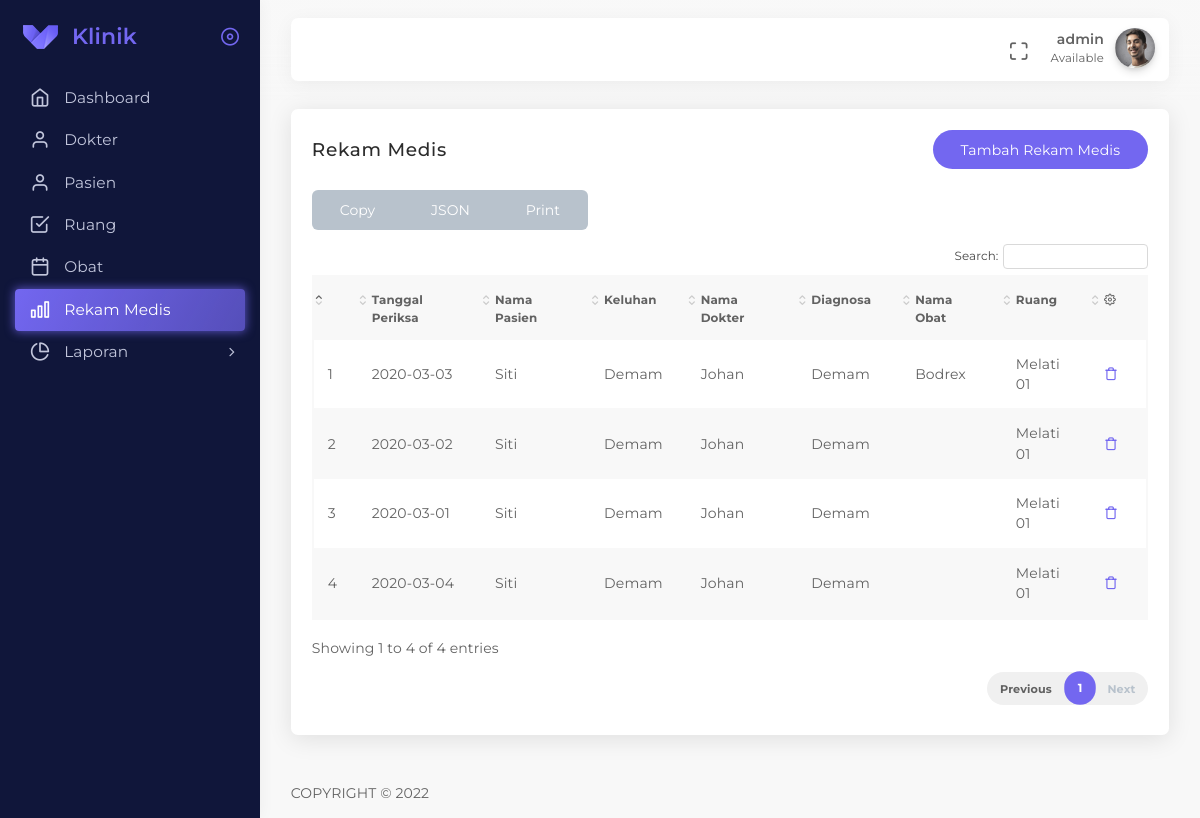
Screenshot of /app/templates/layout.php?page=rekam-medis (signed in) with the database file from the repository.
### tables this page shows
CREATE TABLE IF NOT EXISTS `rekam_medis` (
`id` int(11) NOT NULL,
  `pasien_id` int(11) NOT NULL,
  `dokter_id` int(11) NOT NULL,
  `ruang_id` int(11) NOT NULL,
  `keluhan` text NOT NULL,
  `diagnosa` text NOT NULL,
  `tanggal` date NOT NULL,
  `created_at` datetime DEFAULT CURRENT_TIMESTAMP,
  `updated_at` datetime DEFAULT NULL,
  `deleted_at` datetime DEFAULT NULL,
  `created_by` int(11) DEFAULT NULL,
  `updated_by` int(11) DEFAULT NULL,
  `deleted_by` int(11) DEFAULT NULL
);

CREATE TABLE IF NOT EXISTS `pasien` (
`id` int(11) NOT NULL,
  `nomor_identitas` varchar(30) DEFAULT NULL,
  `nama_pasien` varchar(128) NOT NULL,
  `jenis_kelamin` char(1) DEFAULT NULL,
  `alamat` text NOT NULL,
  `telephone` varchar(16) DEFAULT NULL,
  `created_at` datetime DEFAULT CURRENT_TIMESTAMP,
  `updated_at` datetime DEFAULT NULL,
  `deleted_at` datetime DEFAULT NULL,
  `created_by` int(11) DEFAULT NULL,
  `updated_by` int(11) DEFAULT NULL,
  `deleted_by` int(11) DEFAULT NULL
);

CREATE TABLE IF NOT EXISTS `dokter` (
`id` int(11) NOT NULL,
  `nama_dokter` varchar(128) NOT NULL,
  `alamat` text,
  `telephone` varchar(16) NOT NULL,
  `spesialis` text NOT NULL,
  `created_at` datetime DEFAULT CURRENT_TIMESTAMP,
  `updated_at` datetime DEFAULT NULL,
  `deleted_at` datetime DEFAULT NULL,
  `created_by` int(11) DEFAULT NULL,
  `updated_by` int(11) DEFAULT NULL,
  `deleted_by` int(11) DEFAULT NULL
);

CREATE TABLE IF NOT EXISTS `rm_obat` (
`id` int(11) NOT NULL,
  `obat_id` int(11) NOT NULL,
  `rm_id` int(11) NOT NULL
);

CREATE TABLE IF NOT EXISTS `obat` (
`id` int(11) NOT NULL,
  `nama_obat` varchar(128) NOT NULL,
  `keterangan` text,
  `created_at` datetime DEFAULT CURRENT_TIMESTAMP,
  `updated_at` datetime DEFAULT NULL,
  `deleted_at` datetime DEFAULT NULL,
  `created_by` int(11) DEFAULT NULL,
  `updated_by` int(11) DEFAULT NULL,
  `deleted_by` int(11) DEFAULT NULL
);

CREATE TABLE IF NOT EXISTS `ruang` (
`id` int(11) NOT NULL,
  `nama_ruang` varchar(128) NOT NULL,
  `keterangan` text,
  `created_at` datetime DEFAULT CURRENT_TIMESTAMP,
  `updated_at` datetime DEFAULT NULL,
  `deleted_at` datetime DEFAULT NULL,
  `created_by` int(11) DEFAULT NULL,
  `updated_by` int(11) DEFAULT NULL,
  `deleted_by` int(11) NOT NULL
);

### app/functions/function.php (called while the page is built)
<?php
function is_active($menu = '')
{
  if (isset($_GET['page'])) {
    if ($_GET['page'] === $menu || $_GET['page'] === 'tambah-' . $menu || $_GET['page'] === 'edit-' . $menu) {
      return  'active';
    }
  } else {
    if ($menu === '') {
      return 'active';
    }
  }
}

### app/functions/MY_model.php (called while the page is built, shortened)
<?php
$conn = mysqli_connect('localhost', 'root', '', 'test_klinik');
function get($query)
{
  global $conn;
  $query = mysqli_query($conn, $query);
  $rows = [];
  while ($row = mysqli_fetch_assoc($query)) {
    $rows[] = $row;
  }
  return $rows;
}

### app/rekam-medis/views/index.php (the view, shortened to what this page needs)
<?php
require_once 'app/functions/MY_model.php';
$rekam_medis = get("SELECT *, rm.id as rm_id FROM rekam_medis rm
                    INNER JOIN pasien ON rm.pasien_id = pasien.id
                    INNER JOIN dokter ON rm.dokter_id = dokter.id
                    INNER JOIN ruang ON rm.ruang_id = ruang.id");
$no = 1;
?>
<section id="column-selectors">
  <div class="row">
    <div class="col-12">
      <div class="card">
        <div class="card-header">
          <h4 class="card-title">Rekam Medis</h4>
          <a href="?page=tambah-rekam-medis" class="btn btn-primary round waves-effect waves-light">
            Tambah Rekam Medis
          </a>
        </div>
        <div class="card-content">
          <div class="card-body card-dashboard">
            <div class="table-responsive">
              <table class="table table-striped dataex-html5-selectors">
                <thead>
                  <tr>
                    <th></th>
                    <th>Tanggal Periksa</th>
                    <th>Nama Pasien</th>
                    <th>Keluhan</th>
                    <th>Nama Dokter</th>
                    <th>Diagnosa</th>
                    <th>Nama Obat</th>
                    <th>Ruang</th>
                    <th>
                      <i class="feather icon-settings"></i>
                    </th>
                  </tr>
                </thead>
                <tbody>
                  <?php foreach ($rekam_medis as $rm) : ?>
                    <tr>
                      <td><?= $no++ ?></td>
                      <td><?= $rm['tanggal']; ?></td>
                      <td><?= $rm['nama_pasien']; ?></td>
                      <td><?= $rm['keluhan']; ?></td>
                      <td><?= $rm['nama_dokter']; ?></td>
                      <td><?= $rm['diagnosa']; ?></td>
                      <td>
                        <?php
                        $obats = mysqli_query($conn, "SELECT * FROM rm_obat JOIN obat ON rm_obat.obat_id = obat.id WHERE rm_id = '$rm[rm_id]'") or die(mysqli_error($conn));
                        while ($obat = mysqli_fetch_assoc($obats)) {
                          echo $obat['nama_obat'] . '<br>';
                        }
                        ?>
                      </td>
                      <td><?= $rm['nama_ruang']; ?></td>
                      <td>
                        <a href="?page=hapus-rekam-medis&id=<?= $rm['rm_id']; ?>" class="btn-hapus"><i class="feather icon-trash"></i></a>
                      </td>
                    </tr>
                  <?php endforeach; ?>
                </tbody>
              </table>
            </div>
          </div>
        </div>
      </div>
    </div>
  </div>
</section>

### app/templates/layout.php (shortened to what this page needs)
<?php
require_once 'app/functions/function.php';
?>
<!DOCTYPE html>
<html class="loading" lang="en" data-textdirection="ltr">
<head>
  <link rel="stylesheet" type="text/css" href="assets/vendors/css/vendors.min.css">
  <?php require_once 'style.php'; ?>
</head>
<body class="vertical-layout vertical-menu-modern semi-dark-layout 2-columns  navbar-floating footer-static  " data-open="click" data-menu="vertical-menu-modern" data-col="2-columns" data-layout="semi-dark-layout">
  <?php require_once 'sidebar.php' ?>
  <div class="app-content content">
    <?php require_once 'topbar.php'; ?>
    <div class="content-wrapper">
      <div class="content-body">
        <?php require_once 'content.php'; ?>
      </div>
    </div>
  </div>
  <div class="drag-target"></div>
  <?php require_once 'footer.php'; ?>
</body>
</html>

### app/templates/style.php (shortened to what this page needs)
<link rel="stylesheet" type="text/css" href="assets/vendors/css/forms/select/select2.min.css">
<link rel="stylesheet" type="text/css" href="assets/vendors/css/tables/datatable/datatables.min.css">
<link rel="stylesheet" type="text/css" href="assets/vendors/css/tables/datatable/select.dataTables.min.css">
<link rel="stylesheet" type="text/css" href="assets/vendors/css/extensions/sweetalert2.min.css">
<link rel="stylesheet" type="text/css" href="assets/vendors/css/charts/apexcharts.css">
<link rel="stylesheet" type="text/css" href="assets/vendors/css/extensions/tether-theme-arrows.css">
<link rel="stylesheet" type="text/css" href="assets/vendors/css/extensions/tether.min.css">
<link rel="stylesheet" type="text/css" href="assets/vendors/css/extensions/shepherd-theme-default.css">
<link rel="stylesheet" type="text/css" href="assets/css/bootstrap.css">
<link rel="stylesheet" type="text/css" href="assets/css/bootstrap-extended.css">
<link rel="stylesheet" type="text/css" href="assets/css/colors.css">
<link rel="stylesheet" type="text/css" href="assets/css/components.css">
<link rel="stylesheet" type="text/css" href="assets/css/themes/dark-layout.css">
<link rel="stylesheet" type="text/css" href="assets/css/themes/semi-dark-layout.css">
<link rel="stylesheet" type="text/css" href="assets/css/core/menu/menu-types/vertical-menu.css">
<link rel="stylesheet" type="text/css" href="assets/css/core/colors/palette-gradient.css">
<link rel="stylesheet" type="text/css" href="assets/css/style.css">

### app/templates/sidebar.php (shortened to what this page needs)
<div class="main-menu menu-fixed menu-dark menu-accordion menu-shadow" data-scroll-to-active="true">
  <div class="navbar-header">
    <ul class="nav navbar-nav flex-row">
      <li class="nav-item mr-auto"><a class="navbar-brand" href="html/ltr/vertical-menu-template-semi-dark/index.html">
          <div class="brand-logo"></div>
          <h2 class="brand-text mb-0">Klinik</h2>
        </a></li>
      <li class="nav-item nav-toggle"><a class="nav-link modern-nav-toggle pr-0" data-toggle="collapse"><i class="feather icon-x d-block d-xl-none font-medium-4 primary toggle-icon"></i><i class="toggle-icon feather icon-disc font-medium-4 d-none d-xl-block collapse-toggle-icon primary" data-ticon="icon-disc"></i></a></li>
    </ul>
  </div>
  <div class="main-menu-content">
    <ul class="navigation navigation-main" id="main-menu-navigation" data-menu="menu-navigation">
      <li class="<?php echo is_active(''); ?> nav-item">
        <a href="index.php"><i class="feather icon-home"></i><span class="menu-title" data-i18n="Dashboard">Dashboard</span></a>
      </li>
      <li class="<?php echo is_active('dokter'); ?> nav-item">
        <a href="?page=dokter">
          <i class="feather icon-user"></i><span class="menu-title" data-i18n="Dokter">Dokter</span>
        </a>
      </li>
      <li class="<?php echo is_active('pasien'); ?> nav-item"><a href="?page=pasien"><i class="feather icon-user"></i><span class="menu-title" data-i18n="Pasien">Pasien</span></a>
      </li>
      <li class="<?php echo is_active('ruang'); ?> nav-item"><a href="?page=ruang"><i class="feather icon-check-square"></i><span class="menu-title" data-i18n="Ruang">Ruang</span></a>
      </li>
      <li class="<?php echo is_active('obat'); ?> nav-item"><a href="?page=obat"><i class="feather icon-calendar"></i><span class="menu-title" data-i18n="Obat">Obat</span></a>
      </li>
      <li class="<?php echo is_active('rekam-medis'); ?> nav-item"><a href="?page=rekam-medis"><i class="feather icon-bar-chart"></i><span class="menu-title" data-i18n="Rekam Medis">Rekam Medis</span></a>
      <li class="nav-item"><a href="javascript:;"><i class="feather icon-pie-chart"></i><span class="menu-title" data-i18n="Laporan">Laporan</span></a>
      </li>
    </ul>
  </div>
</div>

### app/templates/topbar.php (shortened to what this page needs)
<nav class="header-navbar navbar-expand-lg navbar navbar-with-menu floating-nav navbar-light navbar-shadow">
  <div class="navbar-wrapper">
    <div class="navbar-container content">
      <div class="navbar-collapse" id="navbar-mobile">
        <ul class="nav navbar-nav float-right">
          <li class="nav-item d-none d-lg-block"><a class="nav-link nav-link-expand"><i class="ficon feather icon-maximize"></i></a></li>
          <li class="dropdown dropdown-user nav-item"><a class="dropdown-toggle nav-link dropdown-user-link" href="#" data-toggle="dropdown">
              <div class="user-nav d-sm-flex d-none"><span class="user-name text-bold-600"><?php echo $_SESSION['user']['username']; ?></span><span class="user-status">Available</span></div><span><img class="round" src="assets/images/portrait/small/avatar-s-11.png" alt="avatar" height="40" width="40" /></span>
            </a>
          </li>
        </ul>
      </div>
    </div>
  </div>
</nav>

### app/templates/content.php (shortened to what this page needs)
<?php
if (isset($_GET['page'])) {
	switch ($_GET['page']) {
		case 'rekam-medis':
			require_once 'app/rekam-medis/views/index.php';
			break;
	}
} else {
	require_once 'app/dashboard/views/index.php';
}

### app/templates/footer.php (shortened to what this page needs)
<footer class="footer footer-static footer-light">
  <p class="clearfix blue-grey lighten-2 mb-0"><span class="float-md-left d-block d-md-inline-block mt-25">COPYRIGHT &copy; <?php echo date('Y') ?></span>
  </p>
</footer>

### assets/css/themes/semi-dark-layout.css (style rules this page uses)
body.semi-dark-layout .main-menu { background-color: #10163a; }
body.semi-dark-layout .main-menu-content .navigation-main { background-color: #10163a; }
body.semi-dark-layout .main-menu-content .navigation-main .nav-item i { color: #c2c6dc; }
body.semi-dark-layout .main-menu-content .navigation-main .nav-item a:after, body.semi-dark-layout .main-menu-content .navigation-main .nav-item a { color: #c2c6dc; }
body.semi-dark-layout .main-menu-content .navigation-main .active .menu-title, body.semi-dark-layout .main-menu-content .navigation-main .active i { color: #fff; }

### assets/css/core/menu/menu-types/vertical-menu.css (style rules this page uses)
body.vertical-layout.vertical-menu-modern .main-menu .navigation > li > a > i { font-size: 1.2rem; float: left; margin-right: 1rem; }
body.vertical-layout.vertical-menu-modern .toggle-icon { margin-right: .425rem; }
body.vertical-layout.vertical-menu-modern .main-menu { -webkit-transition: .4s cubic-bezier(.25, .8, .25, 1); -moz-transition: .4s cubic-bezier(.25, .8, .25, 1); -o-transition: .4s cubic-bezier(.25, .8, .25, 1); transition: .4s cubic-bezier(.25, .8, .25, 1); -webkit-transform: translate3d(0, 0, 0); -moz-transform: translate3d(0, 0, 0); transform: translate3d(0, 0, 0); -webkit-backface-visibility: hidden; -moz-backface-visibility: hidden; backface-visibility: hidden; }
body.vertical-layout.vertical-menu-modern.menu-expanded .main-menu { width: 260px; }
body.vertical-layout.vertical-menu-modern.menu-expanded .main-menu .navigation > li > a > i { float: left; margin-right: 1rem; }
body.vertical-layout.vertical-menu-modern.menu-expanded .main-menu .navigation > li > a > i:before { font-size: 1.429rem; }
body.vertical-layout.vertical-menu-modern.menu-expanded .main-menu .navigation > li > a > span { -webkit-animation: .3s cubic-bezier(.25, .8, .25, 1) 0s normal forwards 1 fadein; -moz-animation: .3s cubic-bezier(.25, .8, .25, 1) 0s normal forwards 1 fadein; -o-animation: .3s cubic-bezier(.25, .8, .25, 1) 0s normal forwards 1 fadein; animation: .3s cubic-bezier(.25, .8, .25, 1) 0s normal forwards 1 fadein; }
body.vertical-layout.vertical-menu-modern.menu-expanded .main-menu .navigation li.has-sub > a:not(.mm-next):after { font-family: 'FontAwesome'; font-size: 1.1rem; position: absolute; top: 10px; right: 25px; display: inline-block; content: '\f105'; transition: -webkit-transform .2s ease-in-out; -webkit-transform: rotate(0deg); -moz-transform: rotate(0deg); -ms-transform: rotate(0deg); -o-transform: rotate(0deg); transform: rotate(0deg); }
body.vertical-layout.vertical-menu-modern.menu-expanded .footer { margin-left: 260px; }
@media (min-width: 992px) { body.vertical-layout.vertical-menu-modern .main-menu { width: 260px; } }
@media (min-width: 992px) { body.vertical-layout.vertical-menu-modern .footer { margin-left: 260px; } }

### rows the page displays
rekam_medis: tanggal "2020-03-03", pasien.nama_pasien "Siti", keluhan "Demam", dokter.nama_dokter "Johan", diagnosa "Demam", ruang.nama_ruang "Melati 01"
rm_obat: obat.nama_obat "Bodrex"
rekam_medis: tanggal "2020-03-02", pasien.nama_pasien "Siti", keluhan "Demam", dokter.nama_dokter "Johan", diagnosa "Demam", ruang.nama_ruang "Melati 01"
rekam_medis: tanggal "2020-03-01", pasien.nama_pasien "Siti", keluhan "Demam", dokter.nama_dokter "Johan", diagnosa "Demam", ruang.nama_ruang "Melati 01"
rekam_medis: tanggal "2020-03-04", pasien.nama_pasien "Siti", keluhan "Demam", dokter.nama_dokter "Johan", diagnosa "Demam", ruang.nama_ruang "Melati 01"

### other values shown
$_SESSION['user']['username'] "admin"
